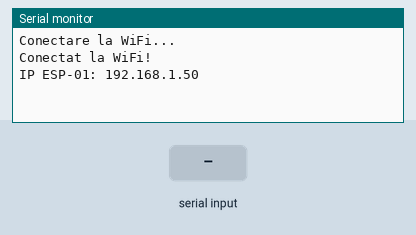
Bench run of a sketch on a simulated ESP8266 (NodeMCU). Shown: the last lines printed to the serial monitor. Inputs (shaded band) come from the test bench. WiFi joins after 1.5 s; servers stay silent unless stated.

Above: at 2.7 s.
2.8 s: "GET /\n" received over Serial
At 3.7 s:
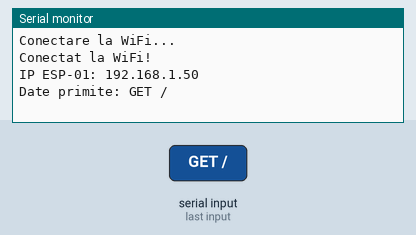
4.3 s: "1\n" received over Serial
At 4.8 s:
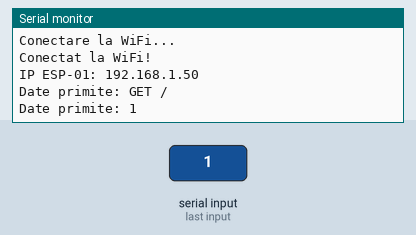

Measured:
- after the input at 2.8 s, the serial monitor: prints a new line at once (image 1)
- after the input at 4.3 s, the serial monitor: prints a new line at once (image 2)

The sketch:

ProgramareESP8266_SEND_DATA_TO_SERVER.ino
```cpp
#include <ESP8266WiFi.h>

const char *ssid = "ADRIAN-IPH";      // Schimbă cu numele rețelei tale
const char *password = "hateclub12a"; // Schimbă cu parola rețelei tale

WiFiServer server(80);
String sensorData = "{}"; // Inițializare JSON gol

void setup()
{
    Serial.begin(19200); // Trebuie să fie la fel ca pe Arduino
    WiFi.begin(ssid, password);

    Serial.print("Conectare la WiFi...");
    while (WiFi.status() != WL_CONNECTED)
    {
        delay(500);
        // Serial.print(".");
    }

    Serial.println("\nConectat la WiFi!");
    Serial.print("IP ESP-01: ");
    Serial.println(WiFi.localIP()); // Afișează IP-ul ESP-01 în rețea

    server.begin();
    // Serial.println("Server HTTP pornit.");
}

void loop()
{
    WiFiClient client = server.available();
    if (client)
    {
        String request = client.readStringUntil('\r'); // Citire request HTTP
        client.flush();

        // Dacă browserul accesează serverul, trimitem datele JSON
        if (request.indexOf("GET /") >= 0)
        {
            Serial.println("Cerere de date primită!");

            String response = "HTTP/1.1 200 OK\r\n";
            response += "Content-Type: application/json\r\n";
            response += "Connection: close\r\n";
            response += "Content-Length: " + String(sensorData.length()) + "\r\n";
            response += "\r\n";
            response += sensorData;

            client.print(response); // Trimite totul o singură dată
            delay(1);               // Scurtă pauză să ajungă datele
            client.stop();
        }
    }

    // Verificăm dacă primim date noi de la Arduino prin Serial
    if (Serial.available())
    {
        sensorData = Serial.readStringUntil('\n'); // Citire linie completă
        sensorData.trim();                         // Elimină spațiile goale
        Serial.println("Date primite: " + sensorData);
    }
}
```
